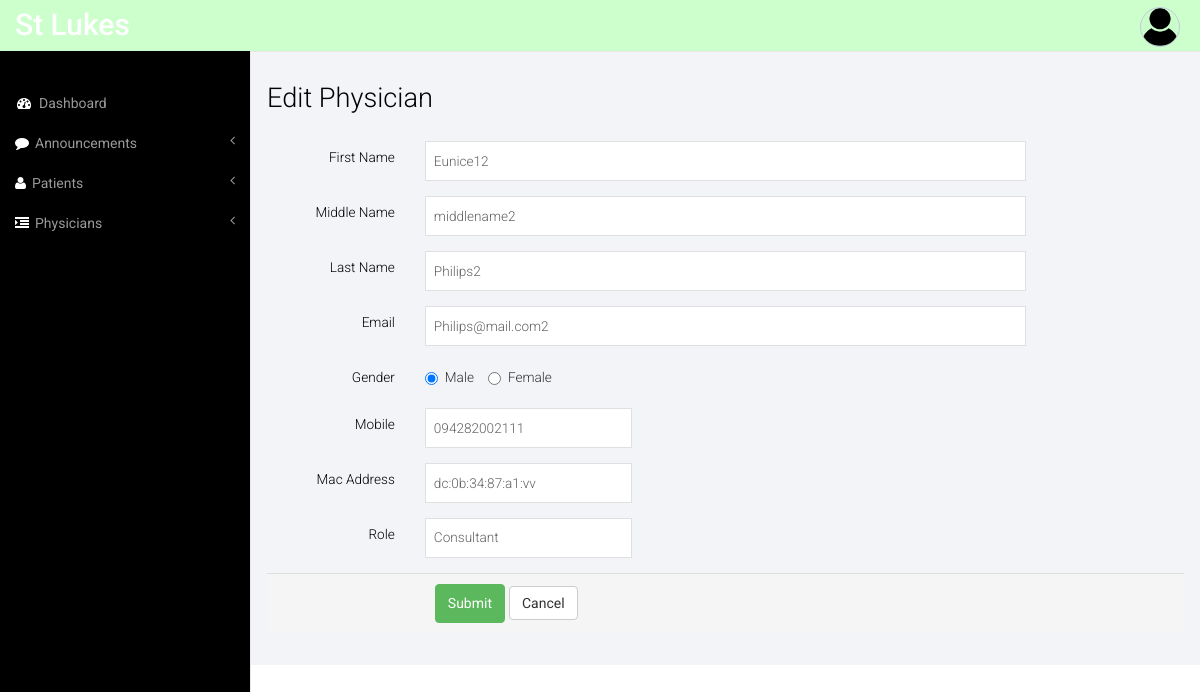
/physicians/physicians_edit/1, run on the app's committed database.
### tables this page shows
CREATE TABLE `physicians` (
  `id` int(11) NOT NULL,
  `firstname` text NOT NULL,
  `middlename` text NOT NULL,
  `lastname` text NOT NULL,
  `gender` tinyint(4) NOT NULL,
  `email` varchar(50) NOT NULL,
  `image` text NOT NULL,
  `password` text NOT NULL,
  `mac_address` varchar(20) NOT NULL,
  `mobile` varchar(13) NOT NULL,
  `role` tinyint(4) NOT NULL COMMENT '1 = consultant; 2 = resident',
  `on_duty` tinyint(4) NOT NULL DEFAULT '0',
  `date_added` datetime NOT NULL,
  `last_login` datetime NOT NULL,
  `active` tinyint(4) NOT NULL DEFAULT '1'
);

### application/controllers/Physicians.php (called while the page is built, shortened)
<?php
class Physicians extends CI_Controller {
	public function physicians_edit($id) {
		$data['data'] = $this->physicians_model->details($id);
		$this->load->view('header');
		$this->load->view('physicians_edit', $data);
		$this->load->view('footer');
	}
}

### index.php (called while the page is built, shortened)
<?php
require_once BASEPATH.'core/CodeIgniter.php';

### application/models/Physicians_model.php (called while the page is built, shortened)
<?php if ( ! defined('BASEPATH')) exit('No direct script access allowed');
class Physicians_model extends CI_Model
{
    function details($id) {
        $sql = "SELECT * FROM `physicians` WHERE id = ? AND active = ?";
        $query = $this->db->query($sql, array($id, 1));
        if ($query->num_rows() > 0) {
          return $query->result_array()[0];
        } else {
          return false;
        }
    }
}

### application/views/physicians_edit.php (the view, shortened to what this page needs)
<div id="page-wrapper">
        <div class="graphs">
	     <div class="xs">
  	       <h3>Edit Physician</h3>
  	         <div class="tab-content">
				<div class="tab-pane active" id="horizontal-form">
					<form class="form-horizontal" action="<?php echo base_url(); ?>physicians/edit_execute" method="POST">
						<div class="form-group">
							<label for="firstname" class="col-sm-2 control-label">First Name</label>
							<div class="col-sm-8">
								<input value="<?=$data['firstname']?>" required name="firstname" type="text" class="form-control1" id="focusedinput" placeholder="First Name">
							</div>
						</div>
						<div class="form-group">
							<label for="middlename" class="col-sm-2 control-label">Middle Name</label>
							<div class="col-sm-8">
								<input value="<?=$data['middlename']?>" name="middlename" type="text" class="form-control1" id="focusedinput" placeholder="Middle Name">
							</div>
						</div>
						<div class="form-group">
							<label for="lastname" class="col-sm-2 control-label">Last Name</label>
							<div class="col-sm-8">
								<input value="<?=$data['lastname']?>" required name="lastname" type="text" class="form-control1" id="focusedinput" placeholder="Last Name">
							</div>
						</div>
						<div class="form-group">
							<label for="lastname" class="col-sm-2 control-label">Email</label>
							<div class="col-sm-8">
								<input value="<?=$data['email']?>" required name="email" type="email" class="form-control1" id="focusedinput" placeholder="Email">
							</div>
						</div>
						<div class="form-group">
							<label for="radio" class="col-sm-2 control-label">Gender</label>
							<div class="col-sm-8">
								<div class="radio-inline"><label><input type="radio" name="gender" value="1" <?php if ($data['gender'] == 1) { echo 'checked';} ?>> Male</label></div>
								<div class="radio-inline"><label><input type="radio" name="gender" value="2" <?php if ($data['gender'] == 2) { echo 'checked';} ?>> Female</label></div>
							</div>
						</div>
						<div class="form-group">
							<label for="room" class="col-sm-2 control-label">Mobile</label>
							<div class="col-sm-3">
								<input value="<?=$data['mobile']?>" name="mobile" type="text" class="form-control1" id="focusedinput" placeholder="09XXXXXXXXX">
							</div>
						</div>
						<div class="form-group">
							<label for="room" class="col-sm-2 control-label">Mac Address</label>
							<div class="col-sm-3">
								<input value="<?=$data['mac_address']?>" name="mac_address" type="text" class="form-control1" id="focusedinput" placeholder="00:00:00:00:00:00">
							</div>
						</div>
						<div class="form-group">
									<label for="selector1" class="col-sm-2 control-label">Role</label>
									<div class="col-sm-3"><select name="role" id="selector1" class="form-control1">
										<option value="1" <?php if ($data['role'] == 1) { echo 'selected';} ?>>Consultant</option>
									</select></div>
								</div>
						<div class="panel-footer">
							<div class="row">
								<div class="col-sm-8 col-sm-offset-2">
									<button class="btn-success btn bg-green">Submit</button>
									<button class="btn-default btn">Cancel</button>
								</div>
							</div>
						 </div>
					</form>
				</div>
			</div>

### assets/css/style.css (style rules this page uses)
h4, h5, h6, h1, h2, h3 { margin-top: 0; }
html, body { font-family: 'Roboto', sans-serif; font-size: 100%; background:#000; overflow-x: hidden; }
.but_list, .tab-content { margin:1.5em 0 0 0; }
.graphs { padding: 2em 1em; background: #f2f4f8; font-family: 'Roboto', sans-serif; }
.form-control1, .form-control_2.input-sm { border: 1px solid #e0e0e0; padding: 5px 8px; color: #616161; background: #fff; box-shadow: none !important; width: 100%; font-size: 0.85em; font-weight: 300; height: 40px; border-radius: 0; -webkit-appearance: none; }
.xs h3, .widget_head { color:#000; font-size:1.7em; font-weight:300; margin-bottom: 1em; }
.tab-content > .active { display: block; visibility: visible; }
.form-horizontal .control-label { text-align: right; color: #000; font-weight: 300; font-size: 0.85em; }
.radio label, .checkbox label, label { font-size: 0.85em; font-weight:300; vertical-align: middle; }
.badge-success, .bg-green, .bootstrap-switch-success, .btn-success { border-color: #5cb85c; background: #5cb85c; padding:8.5px 12px; }

### assets/css/custom.css (style rules this page uses)
#page-wrapper { min-height: 568px; background-color: #fff; }
@media (min-width:768px) { #page-wrapper { position: inherit; margin: 0 0 0 250px; border-left: 1px solid #e7e7e7; } }

### data on the page
physicians: firstname "Eunice12", middlename "middlename2", lastname "Philips2", email "Philips@mail.com2", gender "☑ Male", gender "☐ Female", mobile "094282002111", mac_address "dc:0b:34:87:a1:vv", role "Consultant"
